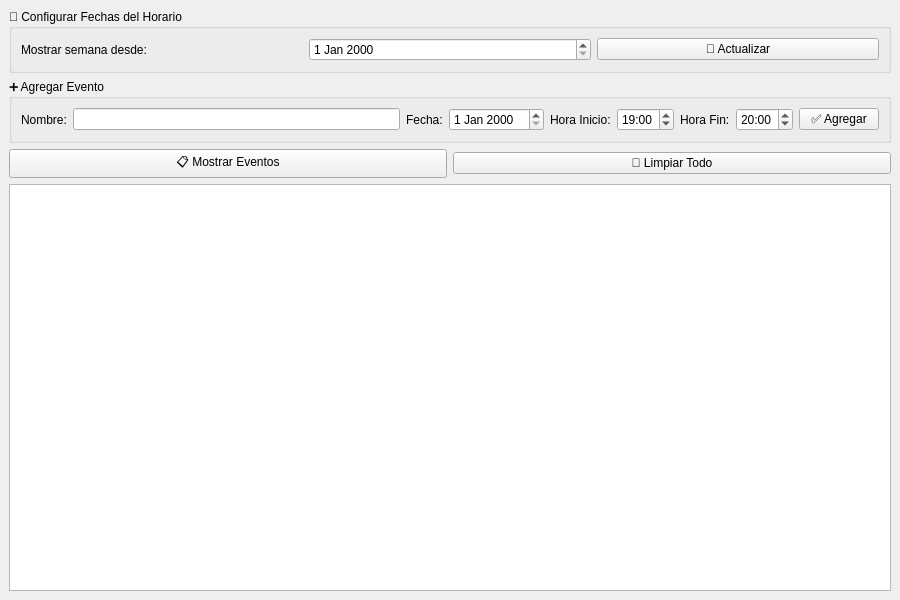
<?xml version="1.0" encoding="UTF-8"?>
<ui version="4.0">
 <class>MainWindow</class>
 <widget class="QMainWindow" name="MainWindow">
  <property name="geometry">
   <rect>
    <x>0</x>
    <y>0</y>
    <width>900</width>
    <height>600</height>
   </rect>
  </property>
  <property name="windowTitle">
   <string>Horario Simple con BD Simulada</string>
  </property>
  <widget class="QWidget" name="centralwidget">
   <layout class="QVBoxLayout" name="verticalLayout">
    
    <!-- CONTROL DE FECHAS -->
    <item>
     <widget class="QGroupBox" name="groupBox">
      <property name="title">
       <string>📅 Configurar Fechas del Horario</string>
      </property>
      <layout class="QHBoxLayout" name="horizontalLayout">
       <item>
        <widget class="QLabel" name="label">
         <property name="text">
          <string>Mostrar semana desde:</string>
         </property>
        </widget>
       </item>
       <item>
        <widget class="QDateEdit" name="dateInicio"/>
       </item>
       <item>
        <widget class="QPushButton" name="btnActualizar">
         <property name="text">
          <string>🔄 Actualizar</string>
         </property>
        </widget>
       </item>
      </layout>
     </widget>
    </item>
    
    <!-- FORMULARIO EVENTO -->
    <item>
     <widget class="QGroupBox" name="groupBox_2">
      <property name="title">
       <string>➕ Agregar Evento</string>
      </property>
      <layout class="QHBoxLayout" name="horizontalLayout_2">
       <item>
        <widget class="QLabel" name="label_2">
         <property name="text">
          <string>Nombre:</string>
         </property>
        </widget>
       </item>
       <item>
        <widget class="QLineEdit" name="inputNombre"/>
       </item>
       <item>
        <widget class="QLabel" name="label_3">
         <property name="text">
          <string>Fecha:</string>
         </property>
        </widget>
       </item>
       <item>
        <widget class="QDateEdit" name="dateEvento"/>
       </item>
       <item>
        <widget class="QLabel" name="label_4">
         <property name="text">
          <string>Hora Inicio:</string>
         </property>
        </widget>
       </item>
       <item>
        <widget class="QTimeEdit" name="timeInicio">
         <property name="time">
          <time>
           <hour>19</hour>
           <minute>0</minute>
           <second>0</second>
          </time>
         </property>
         <property name="displayFormat">
          <string>HH:mm</string>
         </property>
        </widget>
       </item>
       <item>
        <widget class="QLabel" name="label_5">
         <property name="text">
          <string>Hora Fin:</string>
         </property>
        </widget>
       </item>
       <item>
        <widget class="QTimeEdit" name="timeFin">
         <property name="time">
          <time>
           <hour>20</hour>
           <minute>0</minute>
           <second>0</second>
          </time>
         </property>
         <property name="displayFormat">
          <string>HH:mm</string>
         </property>
        </widget>
       </item>
       <item>
        <widget class="QPushButton" name="btnAgregar">
         <property name="text">
          <string>✅ Agregar</string>
         </property>
        </widget>
       </item>
      </layout>
     </widget>
    </item>
    
    <!-- BOTONES CONTROL -->
    <item>
     <layout class="QHBoxLayout" name="horizontalLayout_3">
      <item>
       <widget class="QPushButton" name="btnMostrar">
        <property name="text">
         <string>📋 Mostrar Eventos</string>
        </property>
       </widget>
      </item>
      <item>
       <widget class="QPushButton" name="btnLimpiar">
        <property name="text">
         <string>🧹 Limpiar Todo</string>
        </property>
       </widget>
      </item>
     </layout>
    </item>
    
    <!-- HORARIO -->
    <item>
     <widget class="QTableWidget" name="tableHorario"/>
    </item>
    
   </layout>
  </widget>
 </widget>
 <resources/>
 <connections/>
</ui>
